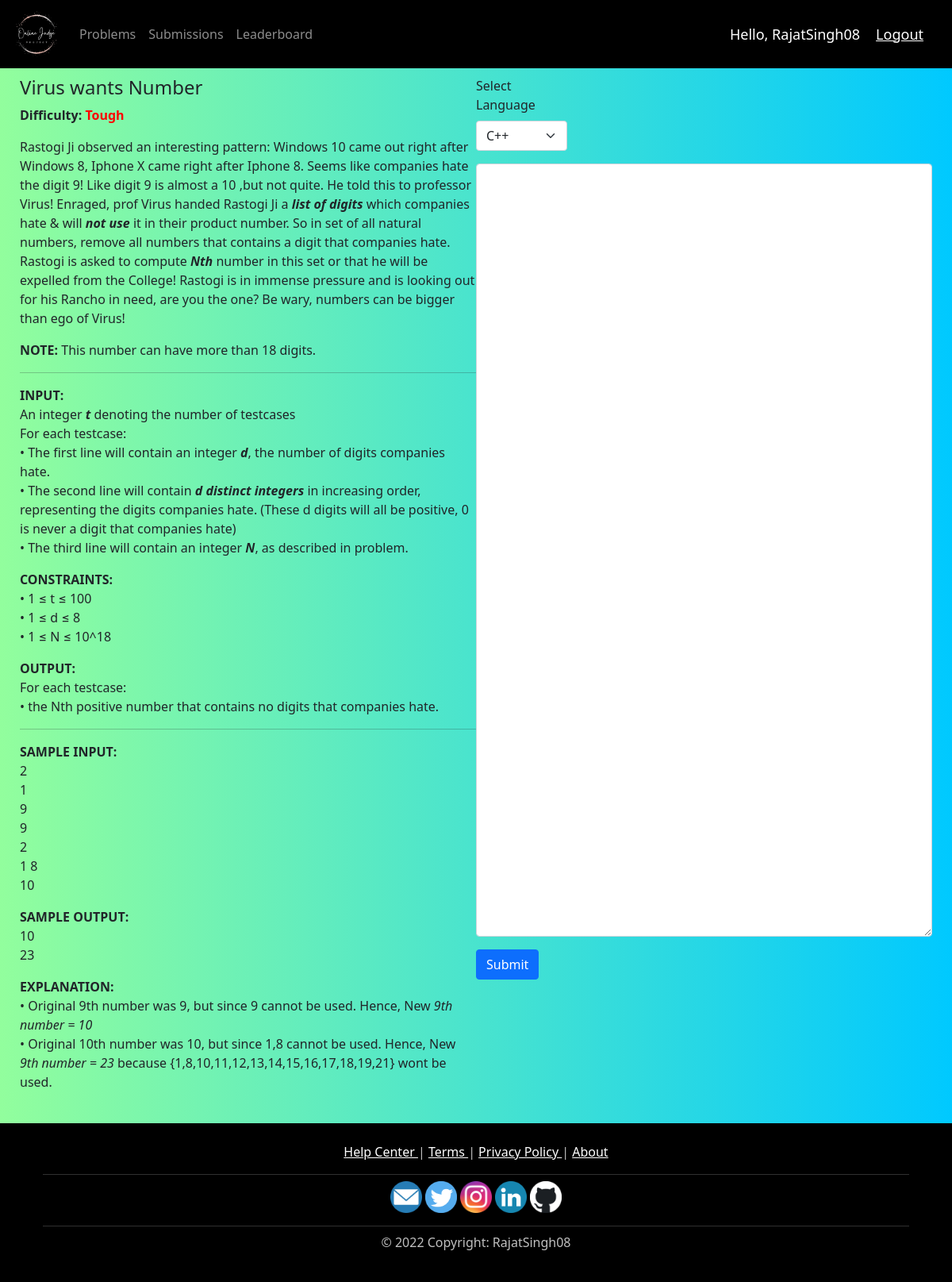
/problems/2/ (signed in), run on the app's committed database.
### OJ/models.py (models this page shows, shortened)
class User(AbstractUser):
    email = models.EmailField(unique=True, default="")
    total_score = models.IntegerField(default=0)
    solve_count = models.IntegerField(default=0)
    class Meta:
        ordering = ['-total_score']
    def __str__(self):
        return self.username

class Problem(models.Model):
    TOUGHNESS = (("Easy", "Easy"), ("Medium", "Medium"), ("Tough", "Tough"))
    STATUS = (("Unsolved", "Unsolved"), ("Solved", "Solved"))
    name = models.CharField(max_length=100, default="")
    description = FroalaField(default="")
    difficulty = models.CharField(max_length=10, choices=TOUGHNESS)
    time_limit = models.IntegerField(default=1)
    memory_limit = models.IntegerField(default=128)
    score = models.IntegerField(default=0)
    solved_status = models.CharField(
        max_length=10, choices=STATUS, default="Unsolved")

### OJ/views.py (the view)
# urls.py: path('problems/<int:problem_id>/', views.descriptionPage, name='description'),
@login_required(login_url='login')
def descriptionPage(request, problem_id):
    user_id = request.user.id
    problem = get_object_or_404(Problem, id=problem_id)
    user = User.objects.get(id=user_id)
    context = {'problem': problem, 'user': user, 'user_id': user_id}
    return render(request, 'OJ/description.html', context)

### OJ/templates/OJ/description.html (shortened to what this page needs)
{% extends 'OJ/main.html' %}
{% block content %}
<div style="width: 100%;">
    <div style="float:left; width: 50%">
        <h4>{{problem.name}}</h4>
        <b>Difficulty:</b>
        {% if problem.difficulty == "Easy" %}
        <b style="color: green;">{{problem.difficulty}}</b>
        {% elif problem.difficulty == "Medium" %}
        <b style="color: blue;">{{problem.difficulty}}</b>
        {% else %}
        <b style="color: red;">{{problem.difficulty}}</b>
        {% endif %}
        {% autoescape off %}
        <p>{{problem.description}}</p>
        {% endautoescape %}
    </div>
    <div style="float:right; width: 50%;">
        <form action="{% url 'verdict' problem.id %}" method="POST">
            <fieldset>
                <div class="form-group" style="width: 20%;">
                    <label>Select Language</label>
                    <select name="language" id="language" class="form-select">
                        <option>C++</option>
                    </select>
                </div>
                <div class="form-group">
                    <textarea name="code" id="code"
                        class="form-control" rows="40"></textarea>
                </div>
                <button type="submit" class="btn btn-primary">Submit</button>
            </fieldset>
        </form>
    </div>
</div>
<br>
{% endblock %}

### OJ/templates/OJ/navbar.html (shortened to what this page needs)
{% load static %}
<nav class="navbar navbar-expand-lg navbar-dark"
    style="background-color: #000000;">
    <a class="navbar-brand" href="/"><img src="{% static 'images/logo.png' %}"
            width="60" height="60" /></a>
    <div class="collapse navbar-collapse" id="navbarNav">
        <ul class="navbar-nav mr-auto mt-2 mt-lg-0">
            <li class="nav-item">
                <a class="nav-link" href="/problems">Problems</a>
            </li>
            <li class="nav-item">
                <a class="nav-link" href="/submissions">Submissions</a>
            </li>
            <li class="nav-item">
                <a class="nav-link" href="/leaderboard">Leaderboard</a>
            </li>
        </ul>
    </div>
    <span class="hello-msg">Hello, {{request.user}}</span>
    <span><a class="hello-msg" href="{% url 'logout' %}">Logout</a></span>
</nav>

### static/css/main.css (style rules this page uses)
body { background: #00C9FF !important; background: -webkit-linear-gradient(to right, #92FE9D, #00C9FF) !important; background: linear-gradient(to right, #92FE9D, #00C9FF) !important; }

### OJ/templates/OJ/navbar.html (style rules this page uses)
.hello-msg { font-size: 18px; color: #fff; margin-right: 20px; }

### data on the page
User: user "RajatSingh08"
Problem: name "Virus wants Number", difficulty "Tough", description "Rastogi Ji observed an interesting pattern: Windows 10 came out right after Windows 8, Iphone X came right after Iphone 8. Seems like companies hate the digit 9! Like digit 9 is almost a 10 ,but not quite. He told this to professor Virus! Enraged, prof Virus handed Rastogi Ji a list of digits which companies hate & will not use it in their product number. So in set of all natural numbers, remove all numbers that contains a digit that companies hate. Rastogi is asked to compute Nth number in this set or that he will be expelled from the College! Rastogi is in immense pressure and is looking out for his Rancho in need, are you the one? Be wary, numbers can be bigger than ego of Virus! NOTE:…"
